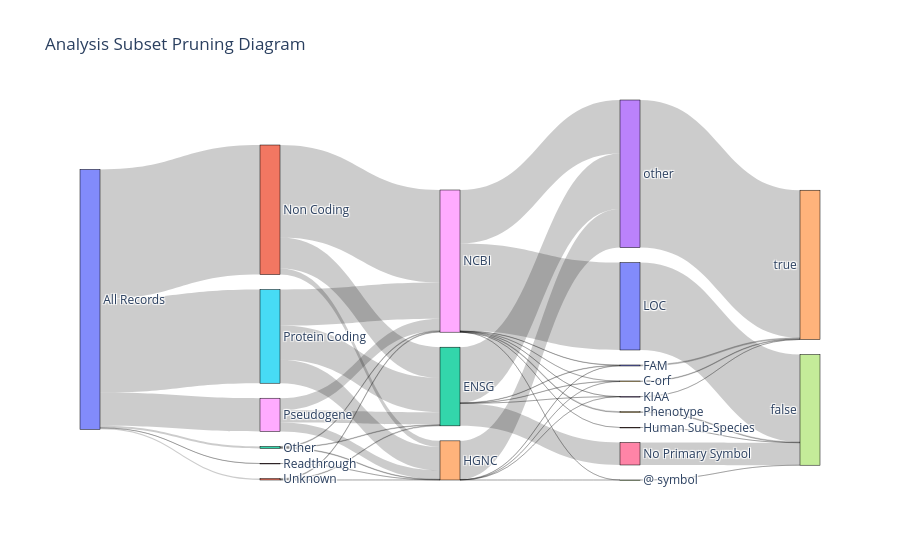

The notebook cell this image was saved under:
### Code cell
fig = go.Figure(data=[go.Sankey(
    arrangement="snap",  # optional: controls node layout
    node=dict(
        pad=15,
        thickness=20,
        line=dict(color="black", width=0.5),
        label=labels,  # the unique values from all columns
    ),
    link=dict(
        source=sources,  # indices in 'labels' list
        target=targets,
        value=values
    )
)])

fig.update_layout(title_text="Analysis Subset Pruning Diagram", font_size=12)
fig.show()

### Figure 1 — Plotly figure (JSON) as saved in the notebook; plotly's stock layout.template omitted (floating-point values rounded to 4 significant figures)
{"data": [{"arrangement": "snap", "link": {"source": [0, 0, 0, 0, 0, 0, 1, 1, 1, 12, 12, 12, 5, 5, 5, 8, 8, 8, 16, 11, 11, 11, 2, 2, 2, 2, 2, 14, 14, 14, 14, 14, 18, 18, 18, 18, 18, 18, 18, 18, 17, 9, 10, 21, 13, 20, 6, 19, 3], "target": [1, 12, 5, 8, 16, 11, 2, 14, 18, 2, 14, 18, 2, 14, 18, 2, 14, 18, 14, 2, 14, 18, 9, 10, 13, 6, 3, 17, 9, 10, 13, 3, 17, 9, 10, 21, 13, 20, 19, 3, 7, 4, 4, 7, 4, 7, 7, 7, 4], "value": [219093, 3292, 158464, 56277, 161, 2478, 52087, 10407, 156599, 946, 1034, 1312, 57993, 39493, 60978, 20949, 15006, 20322, 161, 1090, 91, 1297, 420, 711, 48, 38041, 93845, 8, 344, 452, 43, 65360, 22, 317, 518, 73, 47, 147789, 1269, 90473, 30, 1081, 1681, 73, 138, 147789, 38041, 1269, 249678]}, "node": {"label": ["All Records", "Non Coding", "ENSG", "other", true, "Protein Coding", "No Primary Symbol", false, "Pseudogene", "C-orf", "FAM", "Unknown", "Other", "KIAA", "HGNC", null, "Readthrough", "@ symbol", "NCBI", "Phenotype", "LOC", "Human Sub-Species"], "line": {"color": "black", "width": 0.5}, "pad": 15, "thickness": 20}, "type": "sankey"}], "layout": {"font": {"size": 12}, "title": {"text": "Analysis Subset Pruning Diagram"}}}
